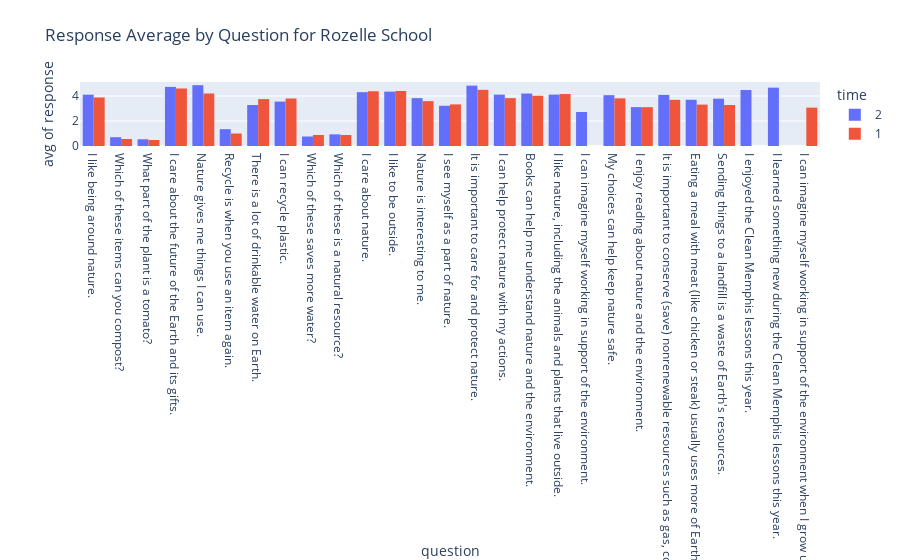

Notebook source saved alongside this figure:
### Markdown cell above
## A Graph of Response Average by Question for Rozelle School

### Code cell
rozelle_df = df[df["school"] == "Rozelle"].copy()
px.histogram(rozelle_df, x="question", y='response', color="time", barmode="group", histfunc = "avg",
                   title="Response Average by Question for Rozelle School")

### Figure 1 — Plotly figure (JSON) as saved in the notebook; plotly's stock layout.template omitted (floating-point values rounded to 4 significant figures; data arrays with more than 128 entries replaced by an {"elided": "..."} marker saying what was removed)
{"data": [{"alignmentgroup": "True", "bingroup": "x", "histfunc": "avg", "hovertemplate": "time=2<br>question=%{x}<br>avg of response=%{y}<extra></extra>", "legendgroup": "2", "marker": {"color": "#636efa", "pattern": {"shape": ""}}, "name": "2", "offsetgroup": "2", "orientation": "v", "showlegend": true, "type": "histogram", "x": {"elided": "1022 str values"}, "xaxis": "x", "y": {"elided": "1022 float values"}, "yaxis": "y"}, {"alignmentgroup": "True", "bingroup": "x", "histfunc": "avg", "hovertemplate": "time=1<br>question=%{x}<br>avg of response=%{y}<extra></extra>", "legendgroup": "1", "marker": {"color": "#EF553B", "pattern": {"shape": ""}}, "name": "1", "offsetgroup": "1", "orientation": "v", "showlegend": true, "type": "histogram", "x": {"elided": "1058 str values"}, "xaxis": "x", "y": {"elided": "1058 float values"}, "yaxis": "y"}], "layout": {"barmode": "group", "legend": {"title": {"text": "time"}, "tracegroupgap": 0}, "title": {"text": "Response Average by Question for Rozelle School"}, "xaxis": {"anchor": "y", "domain": [0, 1], "title": {"text": "question"}}, "yaxis": {"anchor": "x", "domain": [0, 1], "title": {"text": "avg of response"}}}}
